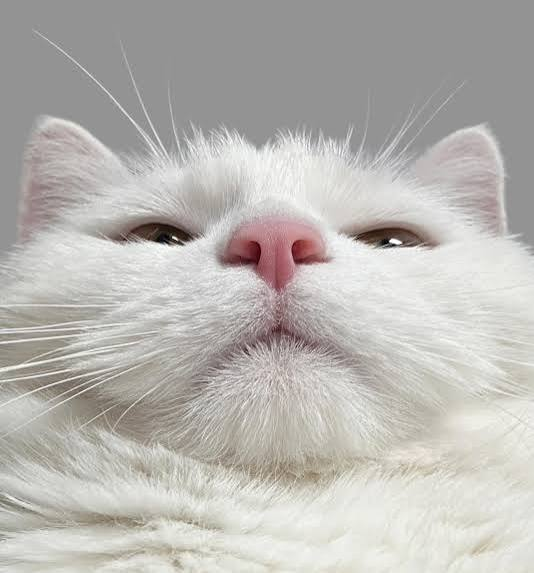
#> input picture 12_Data/cat_img.jpg, 534 x 573 px
$ python trans_image.py
#> lines starting #> are read from the running program, lines starting #| are printed output that depends on the picture
from PIL import Image, ImageEnhance, ImageOps
import matplotlib.pyplot as plt

# [1단계] 이미지 불러오기 — PNG·JPG·JPEG 모두 가능
img = Image.open("cat_img.jpg")
#> img is the input picture: PIL image 534x573 RGB; mean R, G, B 185.4, 182.8, 178.7
img = img.convert("RGB")

# [2단계] 회전 — 90도 시계 방향
img_rotated = img.rotate(90)
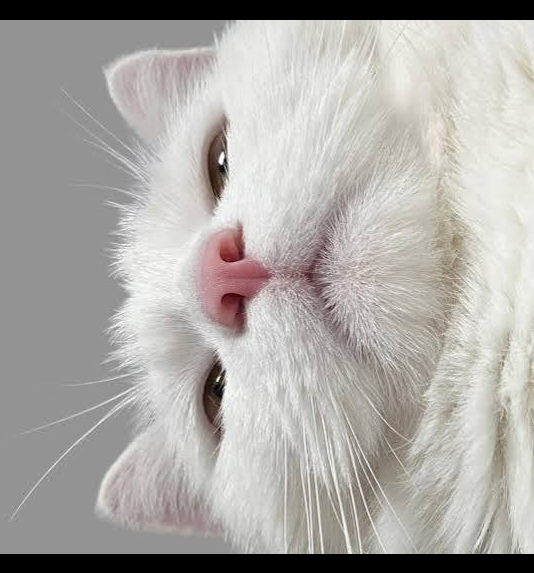
#> img_rotated: PIL image 534x573 RGB; mean R, G, B 173, 170.3, 166.6

# [3단계] 밝기 조절 — 0.5 = 원본의 50%
enhancer = ImageEnhance.Brightness(img)
img_brightness = enhancer.enhance(0.5)
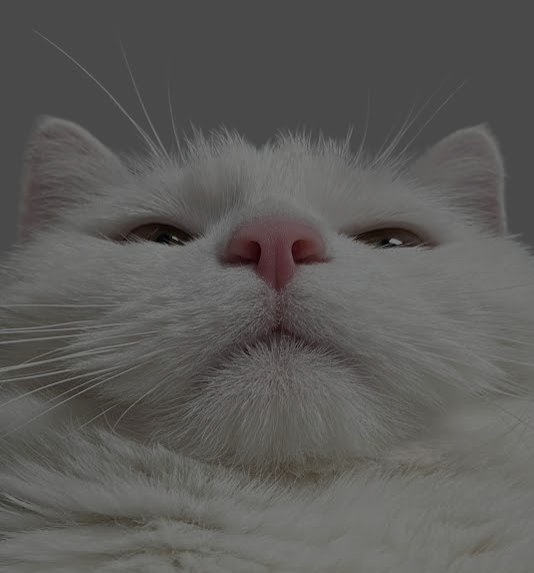
#> img_brightness: PIL image 534x573 RGB; mean R, G, B 92.4, 91.1, 89.1

# [4단계] 좌우 반전 — 거울처럼 뒤집기
img_flip = ImageOps.mirror(img)
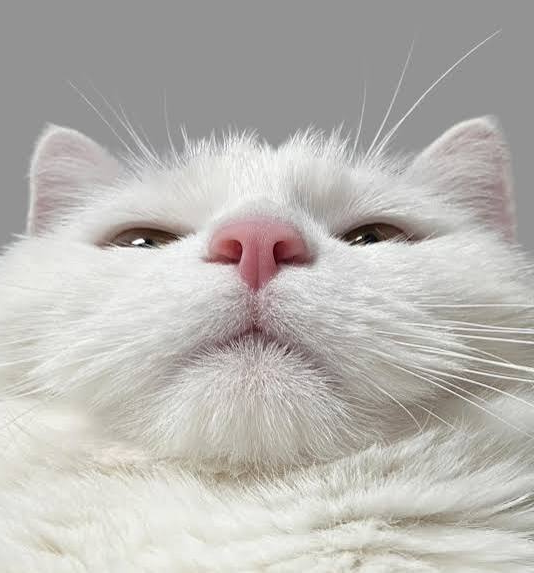
#> img_flip: PIL image 534x573 RGB; mean R, G, B 185.4, 182.8, 178.7

# [5단계] 저장 — 변환된 이미지 3장 출력
img_rotated.save("./img_rotated.jpg")
img_brightness.save("./img_brightness.jpg")
img_flip.save("./img_flip.jpg")

print("이미지 저장이 잘 됐습니다.")
